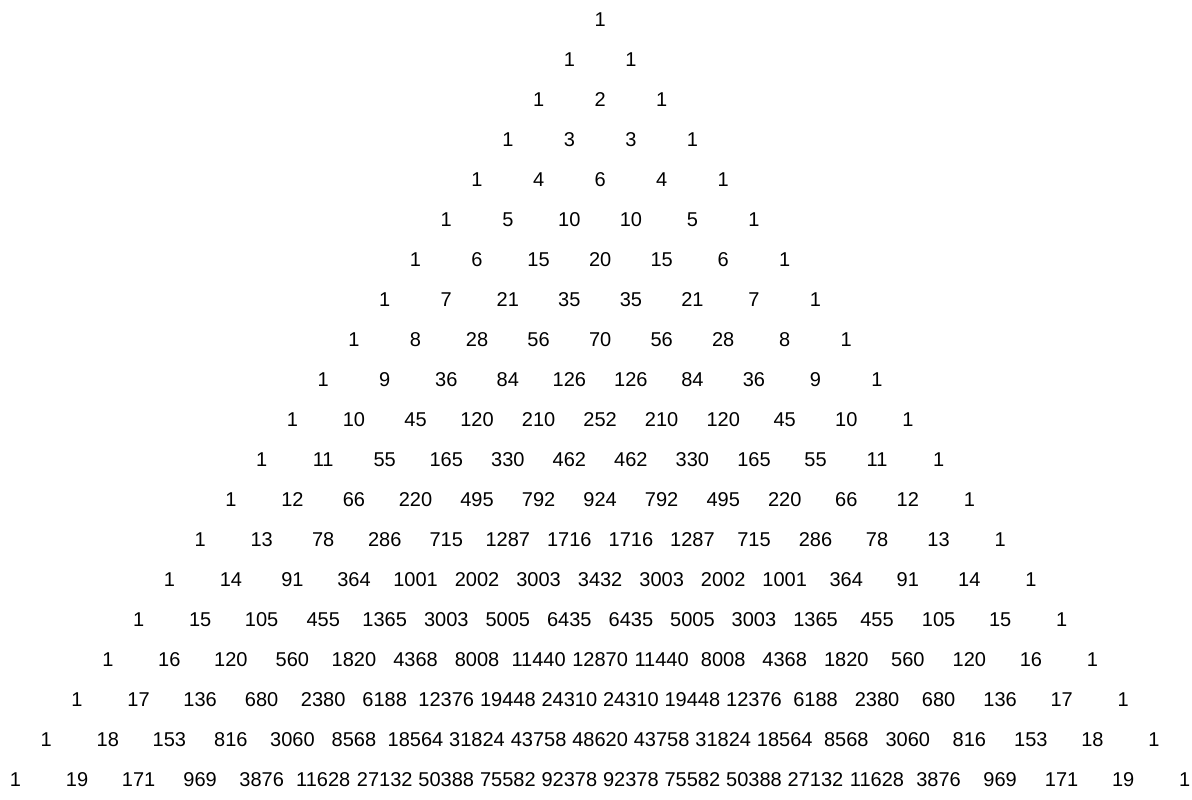
Frame 1 (no input)
Frame 60 (no input): identical to frame 1, image omitted
Frame 120 (the mouse pressed at the canvas centre since frame 60): identical to frame 1, image omitted

The p5.js sketch that drew this single still picture (run headless with seeded random() and noise() and a simulated clock; from frame 60 on, the mouse is pressed at the canvas centre):

// p5.js sketch
// ── sketch.js
var grid;

var canvas,input,button,slider,div;

function setup() {
	input = createInput('20');
	input.size(200);

	button = createButton('Show Triangle');

	div = createDiv('Text Size');
	slider = createSlider(10,30,20);

	canvas = createCanvas(int(input.value()) * 60,int(input.value()) * 40);
	textAlign(CENTER,CENTER);
	textSize(slider.value());

	grid = new Grid(int(input.value()),int(input.value())*2 - 1);

	input.position(8,8);
	button.position(208,8);
	div.position(8,29);
	slider.position(10,49);
	canvas.position(8,72);

	input.changed(resetup);
	button.changed(resetup);
}

function draw() {
	background(255);
	textSize(slider.value());
	grid.display();
}


function resetup(){
	canvas = createCanvas(int(input.value()) * 60,int(input.value()) * 40);
	textAlign(CENTER,CENTER);
	textSize(20);

	grid = new Grid(int(input.value()),int(input.value())*2 - 1);

	input.position(8,8);
	button.position(208,8);
	div.position(8,29);
	slider.position(10,49);
	canvas.position(8,72);
}

// ── Cell.js
var Cell = function(grid,i,j){
	this.grid = grid.cells;
	this.w = width/grid.cols;
	this.h = height/grid.rows;
	this.x = j*this.w;
	this.y = i*this.h;
	this.value = null;
}


Cell.prototype.display = function(){
	// noFill();
	// rect(this.x,this.y,this.w,this.h);
	if(this.value != null){
		fill(0);
		text(this.value,this.x + this.w/2,this.y + this.h/2);
	}
}
// ── Grid.js
var Grid = function(rows,cols){
	this.rows = rows;
	this.cols = cols;
	this.cells = make2DArray(this.rows,this.cols);
	for(var i = 0;i<this.cells.length;i++){
		for(var j = 0;j<this.cells[i].length;j++){
			this.cells[i][j] = new Cell(this,i,j);
		}
	}

	var middle = (cols - 1)/2;

	for(var i = 0;i<this.cells.length;i++){
		if(this.cells[i][middle-i] != undefined) this.cells[i][middle-i].value = 1;
		if(this.cells[i][middle+i] != undefined) this.cells[i][middle+i].value = 1;
	}

	for(var i = 0;i<this.cells.length;i++){
		for(var j = 0;j<this.cells[i].length;j++){
			if(i > 0 && j>0 && j<cols-1){
				if(this.cells[i-1][j-1].value != null && this.cells[i-1][j+1].value != null){
					this.cells[i][j].value = this.cells[i-1][j-1].value + this.cells[i-1][j+1].value;
				}
			}
		}
	}
}

Grid.prototype.display = function(){
	for(var i = 0;i<this.cells.length;i++){
		for(var j = 0;j<this.cells[i].length;j++){
			this.cells[i][j].display();
		}
	}
}




function make2DArray(rows,cols){
	var array = new Array(rows);
	for(var i = 0;i<array.length;i++){
		array[i] = new Array(cols);
	}
	return array;
}
